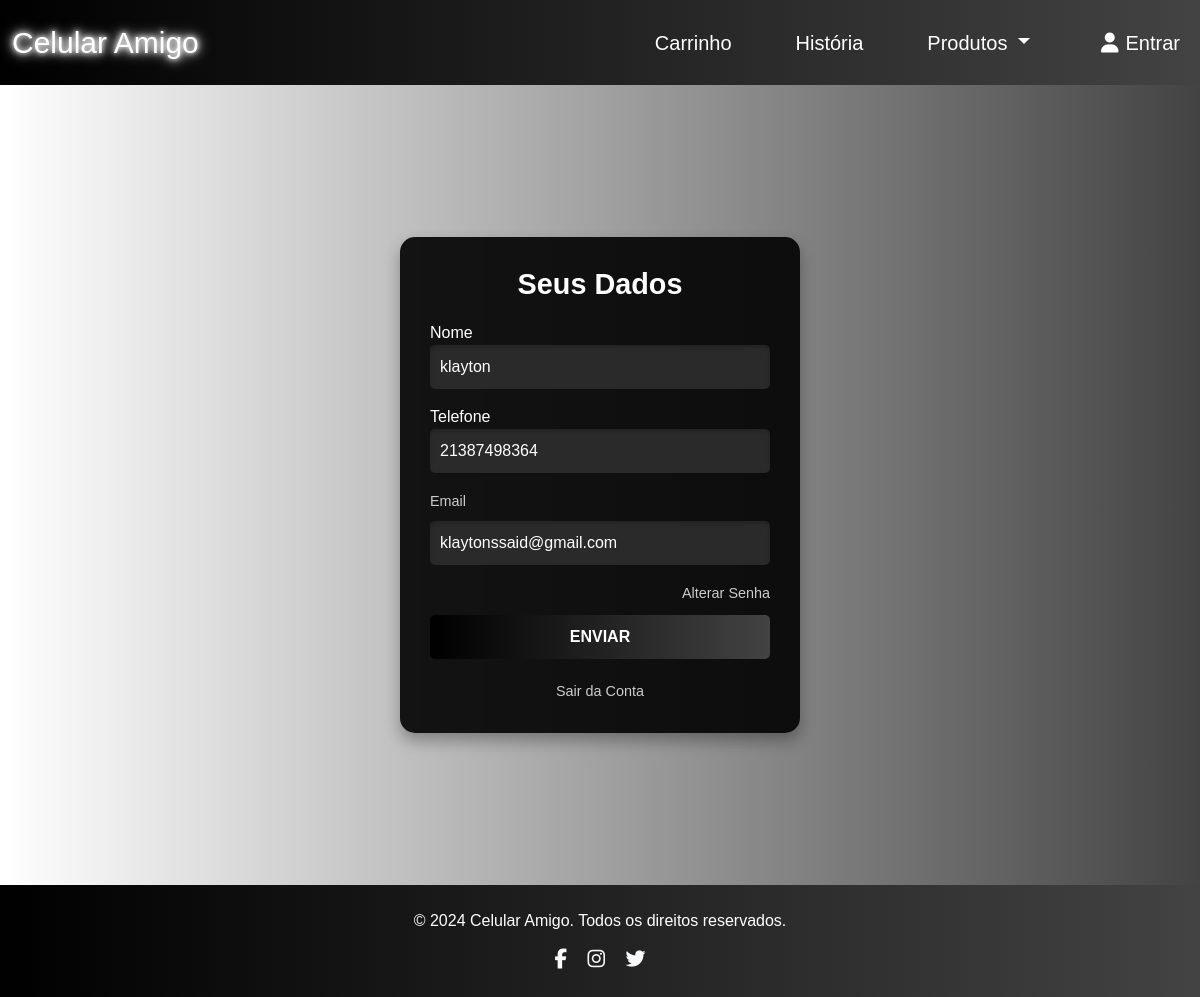
The app's page /cliente/exibir/2 with its own data.
### cliente/models.py (models this page shows, shortened)
class Cliente(models.Model):
    nome = models.CharField(max_length=60)
    telefone = models.CharField(max_length=15)
    email = models.CharField(max_length=60)
    senha = models.CharField(max_length=100)

### cliente/views.py (the view)
# urls.py: path('exibir/<int:id>', exibir, name='exibir'),
def exibir(request, id=None):
    if id is None:
        id = request.session.get('cliente_id')
    if id is not None:
        try:
            cliente = Cliente.objects.get(id=id)
            return render(request, "updateC.html", {"cliente": cliente})
        except Cliente.DoesNotExist:
            messages.error(request, 'Cliente não encontrado')
            return redirect('findex')
    else:
        messages.error(request, 'Você não está Logado!')
        return redirect('flogcliente')

### cliente/templates/updateC.html (shortened to what this page needs)
<!DOCTYPE html>
{% load static %}
<html lang="pt-br">
<head>
    <link href="https://cdn.jsdelivr.net/npm/bootstrap@5.3.3/dist/css/bootstrap.min.css" rel="stylesheet">
    <link rel="stylesheet" href="{% static 'css/estilo.css'%}">
    <link rel="stylesheet" href="https://cdnjs.cloudflare.com/ajax/libs/font-awesome/6.7.1/css/all.min.css" />
</head>
<body>
{% include 'navbar.html' %}
<div class="login-container">
        <div class="form-card">
            <h2>Seus Dados</h2>
            <form id="login-form" action="{% url 'update' cliente.id %}" method="POST">
                <div class="mb-3">
                    <label for="nome">Nome</label>
                    <input type="text" class="form-control" placeholder="Digite o Nome" name="nome" value="{{cliente.nome}}">
                  </div>
                <div class="mb-3">
                      <label for="telefone">Telefone</label>
                    <input type="text"class="form-control" placeholder="Digite o telefone" name="telefone" value="{{cliente.telefone}}">
                  </div>
                <div class="mb-3">
                    <label for="email" class="form-label">Email</label>
                    <input type="email" class="form-control" name="email" placeholder="Digite seu email" value="{{cliente.email}}">
                </div>
                <div class="text-end">
                    <a href="#" class="forgot-link">Alterar Senha</a>
                </div>
                <button type="submit" class="btn-login">Enviar</button>
            </form>
            <div class="signup-link">
                <a href="{% url 'logout' %}">Sair da Conta</a>
            </div>
        </div>
    </div>
    <footer class="text-center py-4 bg-dark text-white">
        <p>&copy; 2024 Celular Amigo. Todos os direitos reservados.</p>
        <div>
            <a href="#" class="text-light mx-2"><i class="fab fa-facebook-f"></i></a>
            <a href="#" class="text-light mx-2"><i class="fab fa-instagram"></i></a>
            <a href="#" class="text-light mx-2"><i class="fab fa-twitter"></i></a>
        </div>
    </footer>
</body>
</html>

### principal/static/css/estilo.css (style rules this page uses)
body { padding-top: 85px !important; position: relative; margin: 0; background-color: white; font-family: Arial, sans-serif; color: #fff; height: 100vh; }
footer { background: linear-gradient(to right, #000000, #434343); }
footer i { font-size: 20px; transition: transform 0.3s ease-in-out; }
.login-container { display: flex; justify-content: center; align-items: center; height: 100vh; background: linear-gradient(90deg, #fff, #434343); }
.form-card { background: rgba(0, 0, 0, 0.9); padding: 30px; border-radius: 15px; width: 100%; max-width: 400px; box-shadow: 0 8px 15px rgba(0, 0, 0, 0.3); }
.form-card h2 { color: #fff; font-size: 1.8rem; text-align: center; margin-bottom: 20px; font-weight: bold; }
.form-card .form-label { color: #ccc; font-size: 0.9rem; }
.form-card .form-control { background-color: #2a2a2a; border: none; color: #fff; padding: 10px; border-radius: 5px; margin-bottom: 15px; box-shadow: inset 0 2px 4px rgba(0, 0, 0, 0.2); }
.form-card .forgot-link { color: #ccc; font-size: 0.9rem; text-decoration: none; transition: color 0.3s ease-in-out; }
.btn-login { background: linear-gradient(90deg, #000000, #434343); color: #fff; padding: 10px 20px; border: none; border-radius: 5px; width: 100%; text-transform: uppercase; font-weight: bold; transition: background 0.3s ease-in-out, transform 0.2s; margin-top: 10px; cursor: pointer; }
.signup-link { text-align: center; margin-top: 20px; }
.signup-link a { color: #ccc; text-decoration: none; font-size: 0.9rem; transition: color 0.3s ease-in-out; }

### principal/static/css/nav.css (style rules this page uses)
body { padding-top: 85px !important; background-color: white; position: relative; margin: 0; }

### records on screen
Cliente: nome "klayton", telefone "21387498364", email "klaytonssaid@gmail.com"
